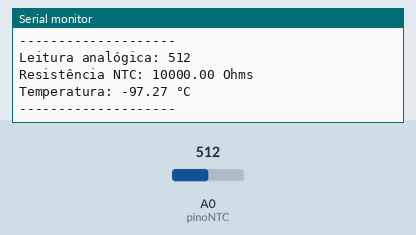
This sketch was run on a simulated Arduino Uno, built with avr-gcc and run on an emulated ATmega328P. Shown: the last lines printed to the serial monitor. The inputs (shaded band) are chosen by the test bench; at power-on: A0 (pinoNTC) = 512.

Above: at 2.8 s.
2.9 s: A0 (pinoNTC) set to 0
At 5.4 s:
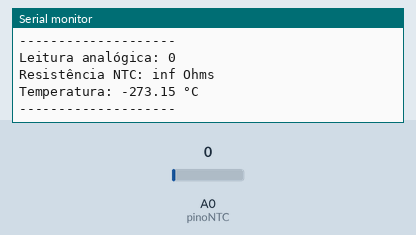
7.6 s: A0 (pinoNTC) set to 122
At 8.9 s:
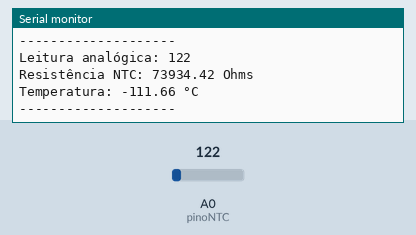
10.3 s: A0 (pinoNTC) set to 716
At 12.7 s:
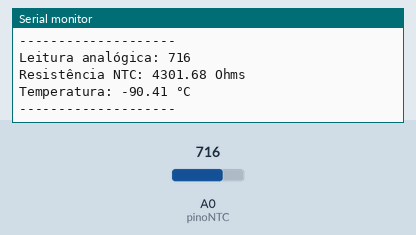
Timing chart, 0 to 14.2 s (numbered marks = the images above; inputs shaded):
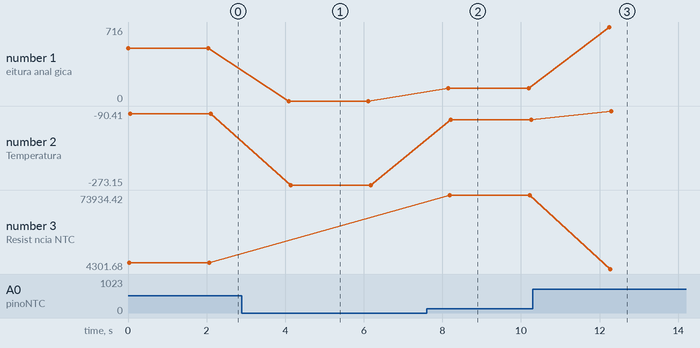

The sketch:

leitura_NTC_10K_MF58.ino
```cpp
// Código para o Arduino ler a tensão do divisor e a converta em temperatura.
// O cálculo é baseado na equação de Steinhart-Hart, uma das fórmulas mais precisas para termistores.

// Definição dos pinos e constantes
const int pinoNTC = A0; // Pino analógico onde o sensor está conectado
const int resistenciaFixa = 10000; // Valor do resistor fixo (em ohms)
const int valorBeta = 3950; // Constante Beta do NTC (consultar o datasheet do sensor que o grupo recebeu)
const int temperaturaPadrao = 25; // Temperatura de referência (25°C)

void setup() {
  Serial.begin(9600); // Inicia a comunicação serial para exibir os dados
}

void loop() {
  // Leitura do valor analógico
  int leituraAnalogica = analogRead(pinoNTC);

  // Conversão da leitura para tensão
  float tensaoAnalogica = (leituraAnalogica * 5.0) / 1024.0;

  // Cálculo da resistência do NTC
  float resistenciaNTC = (5.0 / tensaoAnalogica - 1) * resistenciaFixa;

  // Cálculo da temperatura usando a equação de Steinhart-Hart
  float logResistencia = log(resistenciaNTC);
  float temperaturaKelvin = 1.0 / (1.0/ (temperaturaPadrao + 273.15) + (1.0 / valorBeta) * logResistencia);

  // Conversão de Kelvin para Celsius
  float temperaturaCelsius = temperaturaKelvin - 273.15;

  // Exibição dos resultados no monitor serial
  Serial.print("Leitura analógica: ");
  Serial.println(leituraAnalogica);
  Serial.print("Resistência NTC: ");
  Serial.print(resistenciaNTC);
  Serial.println(" Ohms");
  Serial.print("Temperatura: ");
  Serial.print(temperaturaCelsius);
  Serial.println(" °C");
  Serial.println("--------------------");

  delay(2000); // Aguarda 2 segundos antes de fazer a próxima leitura
}
```

Measured:
- after the input at 2.9 s, the serial monitor: prints a new line after 1.2 s (image 1)
- after the input at 7.6 s, the serial monitor: prints a new line after 0.56 s (image 2)
- after the input at 10.3 s, the serial monitor: prints a new line after 1.9 s (image 3)
- plotted number 1: 512 → 0 after the input at 2.9 s, 0 → 122 after the input at 7.6 s, 122 → 716 after the input at 10.3 s
- plotted number 2: -97.27 → -273.15 after the input at 2.9 s, -273.15 → -111.66 after the input at 7.6 s, -111.66 → -90.41 after the input at 10.3 s
- plotted number 3: 10000 → 73934.42 after the input at 7.6 s, 73934.42 → 4301.68 after the input at 10.3 s
